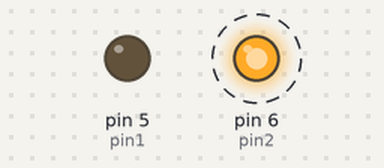
Recording of a sketch running on a simulated Arduino Uno, built with avr-gcc and run on an emulated ATmega328P. Parts: output pins drawn as LEDs (lit = HIGH). Dashed ring = blinking.

Above: at 0.5 s.
Timing chart, 0 to 4.6 s (numbered marks = the images above):
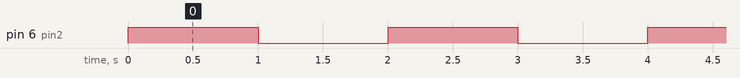

The sketch:

Task_1.ino
```cpp
#include <TaskScheduler.h>

#define pin1 5
#define pin2 6

void led1_blink();
void led2_blink();

Scheduler runner;

Task Blink_LED1(500, TASK_FOREVER, &led1_blink);
Task Blink_LED2(1000, TASK_FOREVER, &led2_blink);

bool statusLED = false;

void setup() {
  pinMode(pin1, OUTPUT);
  pinMode(pin2, OUTPUT);

  runner.addTask(Blink_LED1);
  runner.addTask(Blink_LED2);

  Blink_LED2.enable();
  Blink_LED2.enable();
}

void loop() {
  runner.execute();
}

void led1_blink() {
  statusLED = !statusLED;
  digitalWrite(pin1, statusLED);
}

void led2_blink() {
  statusLED = !statusLED;
  digitalWrite(pin2, statusLED);
}
```

Measured:
- by itself, pin 6 (pin2): alternates HIGH for 1.0 s and LOW for 1.0 s
